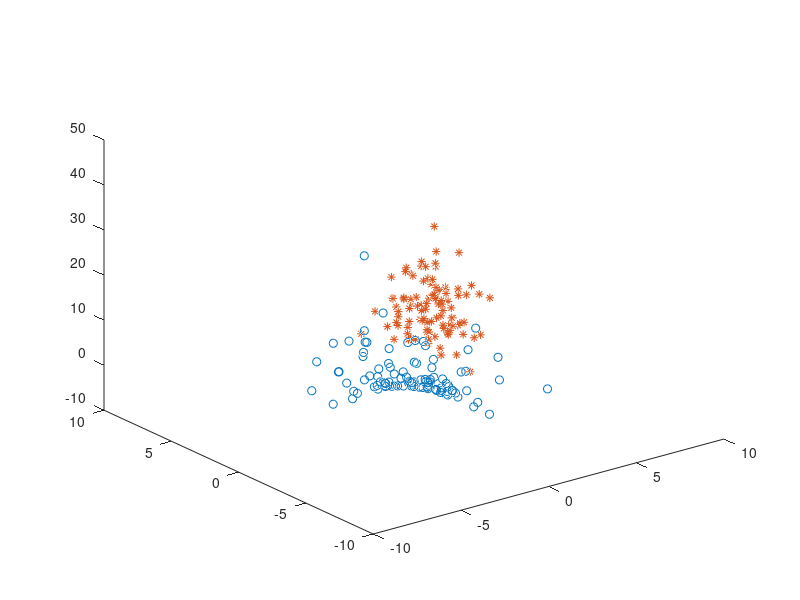

Here is the MATLAB script that generated this plot:
clear

%P2

d1=[2;2]*ones(1,100)+2.*randn(2,100);
d2=[3;3]*ones(1,100)+randn([2,100]);

for i=1:100,
if d1(1,i)>0 && d1(2,i)>0
d1(1,i)=-d1(1,i);
d1(2,i)=-d1(2,i);
end
end

hw4_2_1=d1;
hw4_2_2=d2;

save hw4.mat hw4_2_1 hw4_2_2


x1=hw4_2_1;
x2=hw4_2_2;
xx1=[x1;(x1(1,:)).*x1(2,:)];
xx2=[x2;(x2(1,:)).*x2(2,:)];
plot3(xx1(1,:),xx1(2,:),xx1(3,:),'o',xx2(1,:),xx2(2,:,:),xx2(3,:),'*')
